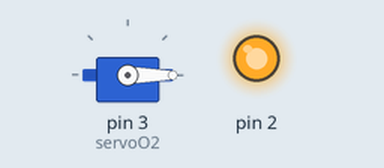
This sketch was run on a simulated Arduino Uno, built with avr-gcc and run on an emulated ATmega328P. Parts: servo, output pins drawn as LEDs (lit = HIGH).

Above: at 0.05 s.
At 10.0 s:
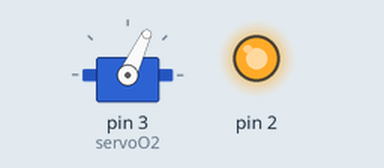
Timing chart, 0 to 13.0 s (numbered marks = the images above):
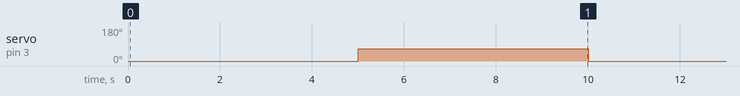

The sketch:

TestServoValve.ino
```cpp
#include <Servo.h>

Servo servoO2;

void setup() {
  // put your setup code here, to run once:
  Serial.begin(115200);

  pinMode(2, OUTPUT);
  digitalWrite(2, HIGH);

  servoO2.attach(3);

}

void loop() {
  // put your main code here, to run repeatedly:
  servoO2.write(0);
  delay(5000);
  servoO2.write(65);
  delay(5000);

}
```

Measured:
- by itself, servo on pin 3 (servoO2): alternates 65° for 5.0 s and 0° for 5.0 s
